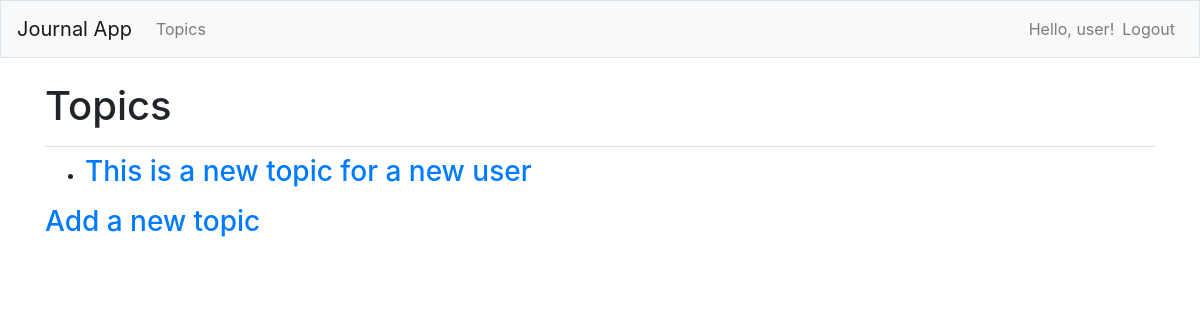
Page /topics/ (signed in) on the earlier database version.
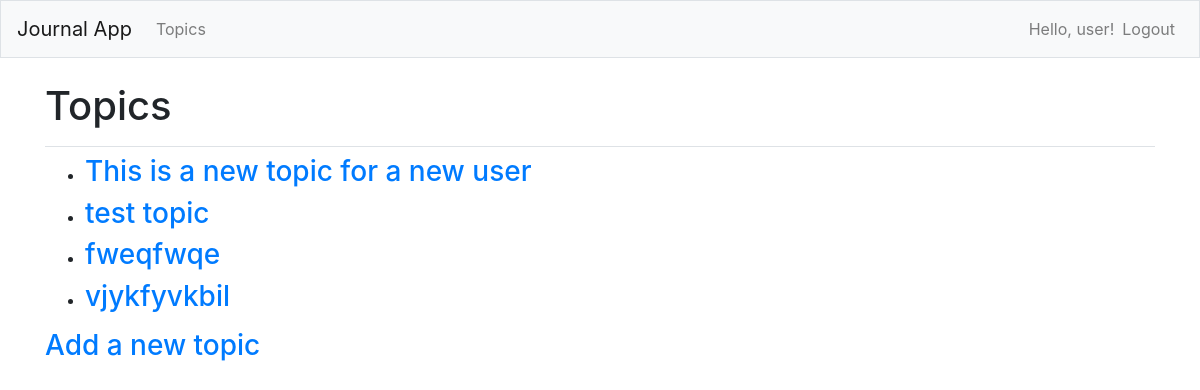
Same page on the later database version.
### journal_entries/models.py (models this page shows)
class Topic(models.Model):
    text = models.CharField(max_length=200)
    date_added = models.DateTimeField(auto_now_add=True)
    owner = models.ForeignKey(User, on_delete=models.CASCADE)
    def __str__(self):
        return self.text

### journal_entries/views.py (the view)
# urls.py: path('topics/', views.topics, name='topics'),
@login_required
def topics(request):
    topics = Topic.objects.filter(owner=request.user).order_by('date_added')
    context = {'topics': topics}
    return render(request, 'journal_entries/topics.html', context)

### journal_entries/templates/journal_entries/topics.html
{% extends "journal_entries/base.html" %}
{% block page_header %}
  <h1>Topics</h1>
{% endblock page_header %}
{% block content %}
<ul>
  {% for topic in topics %}
    <li><h3>
      <a href="{% url 'journal_entries:topic' topic.id %}">{{ topic }}</a>
    </h3></li>
  {% empty %}
    <li><h3>No topics added yet.</h3></li>
  {% endfor %}
</ul>
<h3><a href="{% url 'journal_entries:new_topic' %}">Add a new topic</a></h3>
{% endblock content %}

Differences in the rows shown:
added Topic: text "test topic"
added Topic: text "fweqfwqe"
added Topic: text "vjykfyvkbil"
